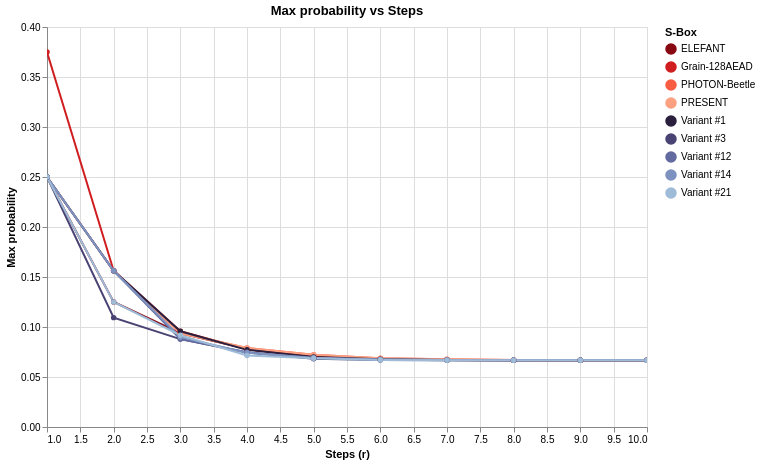

Here is the notebook cell this chart was saved with:
### Code cell
chart_mp = compare_max_probability_altair(
    specs,
    r_values=list(range(1,11)),
    log_scale=False,
    detail=True
)
chart_mp

### Figure 1 — Vega-Lite specification as saved in the notebook (floating-point values rounded to 4 significant figures)
{"config": {"view": {"continuousWidth": 300, "continuousHeight": 300}}, "data": {"name": "data-12fb5207bf1acc16e312609f2facaed7"}, "mark": {"type": "line", "point": true}, "encoding": {"color": {"field": "S-Box", "legend": {"title": "S-Box"}, "scale": {"domain": ["ELEFANT", "Grain-128AEAD", "PHOTON-Beetle", "PRESENT", "Variant #1", "Variant #3", "Variant #12", "Variant #14", "Variant #21"], "range": ["#880811", "#d01d1f", "#f85d42", "#fca082", "#2b1f3e", "#494373", "#636a9f", "#7d92bf", "#9ebbd7"]}, "type": "nominal"}, "tooltip": [{"field": "r", "type": "quantitative"}, {"field": "S-Box", "type": "nominal"}, {"field": "Max probability", "type": "quantitative"}], "x": {"field": "r", "title": "Steps (r)", "type": "quantitative"}, "y": {"field": "Max probability", "scale": {}, "title": "Max probability", "type": "quantitative"}}, "height": 400, "params": [{"name": "param_10", "select": {"type": "interval", "encodings": ["x", "y"]}, "bind": "scales"}], "title": "Max probability vs Steps", "width": 600, "$schema": "https://vega.github.io/schema/vega-lite/v5.20.1.json", "datasets": {"data-12fb5207bf1acc16e312609f2facaed7": [{"r": 1, "S-Box": "ELEFANT", "Max probability": 0.25}, {"r": 2, "S-Box": "ELEFANT", "Max probability": 0.125}, {"r": 3, "S-Box": "ELEFANT", "Max probability": 0.09375}, {"r": 4, "S-Box": "ELEFANT", "Max probability": 0.07812}, {"r": 5, "S-Box": "ELEFANT", "Max probability": 0.06982}, {"r": 6, "S-Box": "ELEFANT", "Max probability": 0.06805}, {"r": 7, "S-Box": "ELEFANT", "Max probability": 0.06709}, {"r": 8, "S-Box": "ELEFANT", "Max probability": 0.06682}, {"r": 9, "S-Box": "ELEFANT", "Max probability": 0.06672}, {"r": 10, "S-Box": "ELEFANT", "Max probability": 0.06669}, {"r": 1, "S-Box": "Grain-128AEAD", "Max probability": 0.375}, {"r": 2, "S-Box": "Grain-128AEAD", "Max probability": 0.1562}, {"r": 3, "S-Box": "Grain-128AEAD", "Max probability": 0.0957}, {"r": 4, "S-Box": "Grain-128AEAD", "Max probability": 0.07764}, {"r": 5, "S-Box": "Grain-128AEAD", "Max probability": 0.07004}, {"r": 6, "S-Box": "Grain-128AEAD", "Max probability": 0.06794}, {"r": 7, "S-Box": "Grain-128AEAD", "Max probability": 0.06707}, {"r": 8, "S-Box": "Grain-128AEAD", "Max probability": 0.0668}, {"r": 9, "S-Box": "Grain-128AEAD", "Max probability": 0.0667}, {"r": 10, "S-Box": "Grain-128AEAD", "Max probability": 0.06668}, {"r": 1, "S-Box": "PHOTON-Beetle", "Max probability": 0.25}, {"r": 2, "S-Box": "PHOTON-Beetle", "Max probability": 0.1562}, {"r": 3, "S-Box": "PHOTON-Beetle", "Max probability": 0.09375}, {"r": 4, "S-Box": "PHOTON-Beetle", "Max probability": 0.0791}, {"r": 5, "S-Box": "PHOTON-Beetle", "Max probability": 0.07227}, {"r": 6, "S-Box": "PHOTON-Beetle", "Max probability": 0.06882}, {"r": 7, "S-Box": "PHOTON-Beetle", "Max probability": 0.06766}, {"r": 8, "S-Box": "PHOTON-Beetle", "Max probability": 0.06699}, {"r": 9, "S-Box": "PHOTON-Beetle", "Max probability": 0.06683}, {"r": 10, "S-Box": "PHOTON-Beetle", "Max probability": 0.06672}, {"r": 1, "S-Box": "PRESENT", "Max probability": 0.25}, {"r": 2, "S-Box": "PRESENT", "Max probability": 0.1562}, {"r": 3, "S-Box": "PRESENT", "Max probability": 0.09375}, {"r": 4, "S-Box": "PRESENT", "Max probability": 0.0791}, {"r": 5, "S-Box": "PRESENT", "Max probability": 0.07227}, {"r": 6, "S-Box": "PRESENT", "Max probability": 0.06882}, {"r": 7, "S-Box": "PRESENT", "Max probability": 0.06766}, {"r": 8, "S-Box": "PRESENT", "Max probability": 0.06699}, {"r": 9, "S-Box": "PRESENT", "Max probability": 0.06683}, {"r": 10, "S-Box": "PRESENT", "Max probability": 0.06672}, {"r": 1, "S-Box": "Variant #1", "Max probability": 0.25}, {"r": 2, "S-Box": "Variant #1", "Max probability": 0.1562}, {"r": 3, "S-Box": "Variant #1", "Max probability": 0.0957}, {"r": 4, "S-Box": "Variant #1", "Max probability": 0.07715}, {"r": 5, "S-Box": "Variant #1", "Max probability": 0.07001}, {"r": 6, "S-Box": "Variant #1", "Max probability": 0.06769}, {"r": 7, "S-Box": "Variant #1", "Max probability": 0.06701}, {"r": 8, "S-Box": "Variant #1", "Max probability": 0.06676}, {"r": 9, "S-Box": "Variant #1", "Max probability": 0.0667}, {"r": 10, "S-Box": "Variant #1", "Max probability": 0.06668}, {"r": 1, "S-Box": "Variant #3", "Max probability": 0.25}, {"r": 2, "S-Box": "Variant #3", "Max probability": 0.1094}, {"r": 3, "S-Box": "Variant #3", "Max probability": 0.08789}, {"r": 4, "S-Box": "Variant #3", "Max probability": 0.07446}, {"r": 5, "S-Box": "Variant #3", "Max probability": 0.06815}, {"r": 6, "S-Box": "Variant #3", "Max probability": 0.06707}, {"r": 7, "S-Box": "Variant #3", "Max probability": 0.06685}, {"r": 8, "S-Box": "Variant #3", "Max probability": 0.06671}, {"r": 9, "S-Box": "Variant #3", "Max probability": 0.06669}, {"r": 10, "S-Box": "Variant #3", "Max probability": 0.06667}, {"r": 1, "S-Box": "Variant #12", "Max probability": 0.25}, {"r": 2, "S-Box": "Variant #12", "Max probability": 0.1562}, {"r": 3, "S-Box": "Variant #12", "Max probability": 0.08789}, {"r": 4, "S-Box": "Variant #12", "Max probability": 0.07471}, {"r": 5, "S-Box": "Variant #12", "Max probability": 0.06876}, {"r": 6, "S-Box": "Variant #12", "Max probability": 0.06746}, {"r": 7, "S-Box": "Variant #12", "Max probability": 0.06681}, {"r": 8, "S-Box": "Variant #12", "Max probability": 0.06672}, {"r": 9, "S-Box": "Variant #12", "Max probability": 0.06668}, {"r": 10, "S-Box": "Variant #12", "Max probability": 0.06667}, {"r": 1, "S-Box": "Variant #14", "Max probability": 0.25}, {"r": 2, "S-Box": "Variant #14", "Max probability": 0.1562}, {"r": 3, "S-Box": "Variant #14", "Max probability": 0.08984}, {"r": 4, "S-Box": "Variant #14", "Max probability": 0.07422}, {"r": 5, "S-Box": "Variant #14", "Max probability": 0.06934}, {"r": 6, "S-Box": "Variant #14", "Max probability": 0.06745}, {"r": 7, "S-Box": "Variant #14", "Max probability": 0.06696}, {"r": 8, "S-Box": "Variant #14", "Max probability": 0.06676}, {"r": 9, "S-Box": "Variant #14", "Max probability": 0.0667}, {"r": 10, "S-Box": "Variant #14", "Max probability": 0.06668}, {"r": 1, "S-Box": "Variant #21", "Max probability": 0.25}, {"r": 2, "S-Box": "Variant #21", "Max probability": 0.125}, {"r": 3, "S-Box": "Variant #21", "Max probability": 0.0918}, {"r": 4, "S-Box": "Variant #21", "Max probability": 0.07153}, {"r": 5, "S-Box": "Variant #21", "Max probability": 0.06866}, {"r": 6, "S-Box": "Variant #21", "Max probability": 0.0671}, {"r": 7, "S-Box": "Variant #21", "Max probability": 0.06679}, {"r": 8, "S-Box": "Variant #21", "Max probability": 0.0667}, {"r": 9, "S-Box": "Variant #21", "Max probability": 0.06668}, {"r": 10, "S-Box": "Variant #21", "Max probability": 0.06667}]}}
